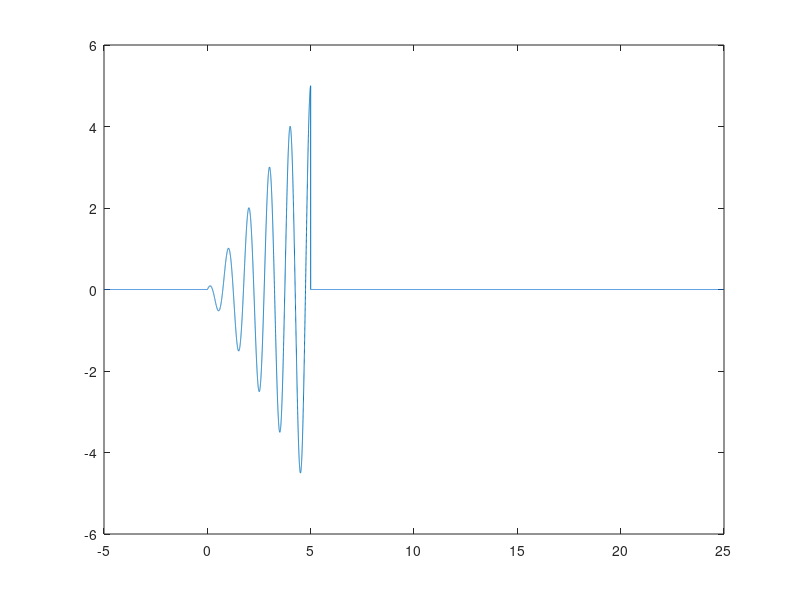
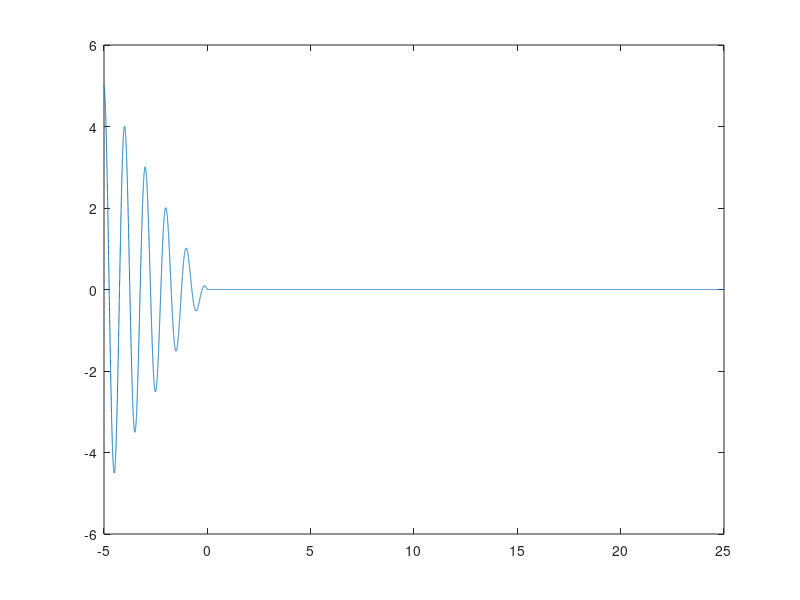
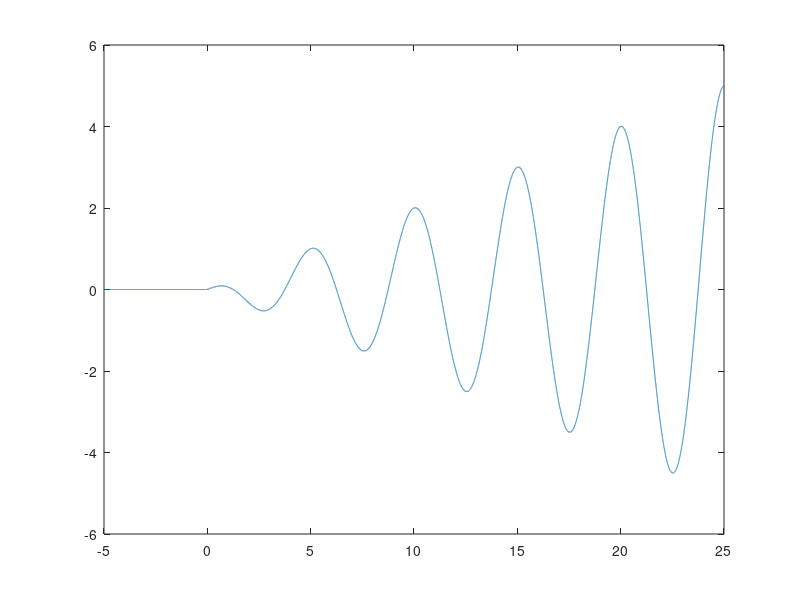
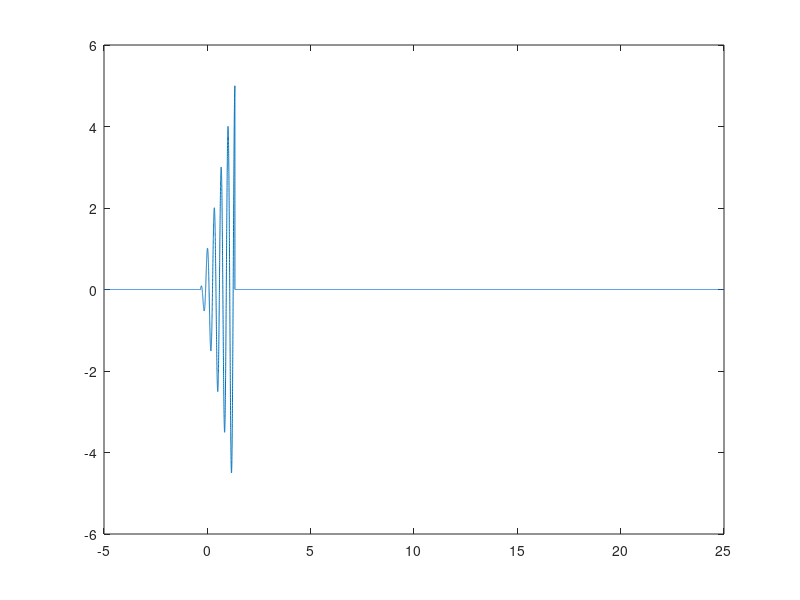

These figures' MATLAB source, in order:
clc
clear all

dt = 0.001;
t  = -5:dt:25;   % wide enough to see x(t/5) (needs up to 25)

% Define x(t) with its valid interval 0..5 (else 0)
x = @(tt) (tt.*cos(2*pi*tt)) .* (tt>=0 & tt<=5);

% a) original
figure; plot(t, x(t));

% b) time-reversed
figure; plot(t, x(-t));

% c) time-scaled
figure; plot(t, x(t/5));

% d) x(1+3t)
figure; plot(t, x(1+3*t));

% e) x(-1-3t)
figure; plot(t, x(-1-3*t));
